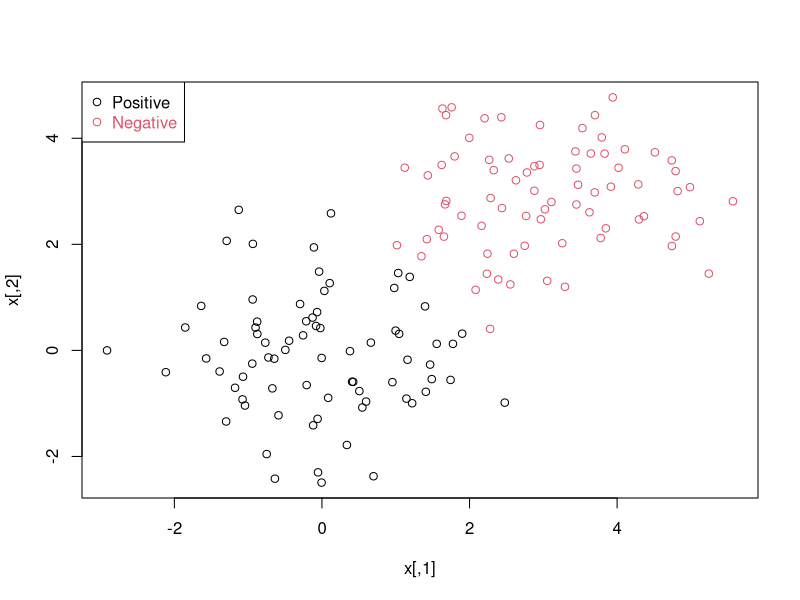
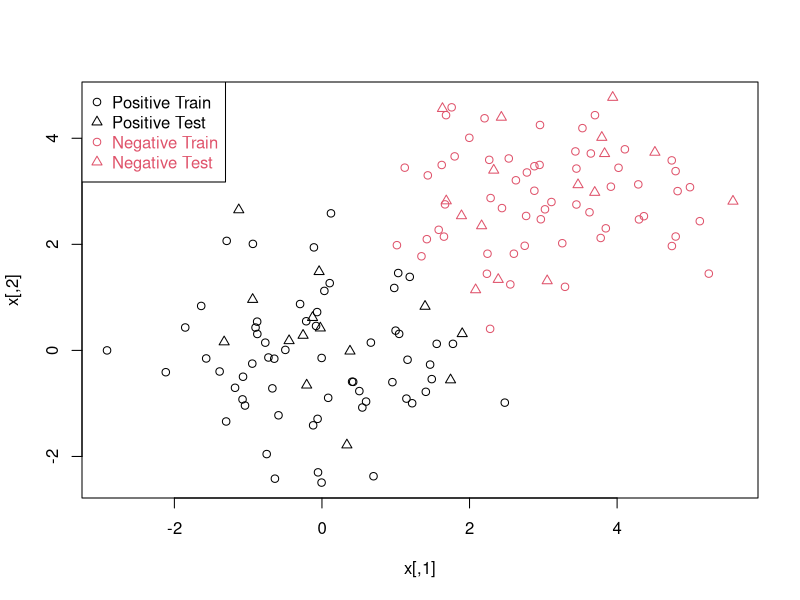

R code for these plots, in order:
###
# SVM Example - 03.20.15
# Talayhan
#
n <- 150 # number of data points
p <- 2
# dimension
sigma <- 1 # variance of the distribution
meanpos <- 0 # centre of the distribution of positive examples
meanneg <- 3 # centre of the distribution of negative examples
npos <- round(n/2) # number of positive examples
nneg <- n-npos # number of negative examples
# Generate the positive and negative examples
xpos <- matrix(rnorm(npos*p,mean=meanpos,sd=sigma),npos,p)
xneg <- matrix(rnorm(nneg*p,mean=meanneg,sd=sigma),npos,p)
x <- rbind(xpos,xneg)
# Generate the labels
y <- matrix(c(rep(1,npos),rep(-1,nneg)))
# Visualize the data
plot(x,col=ifelse(y>0,1,2))
legend("topleft",c("Positive","Negative"),col=seq(2),pch=1,text.col=seq(2))
#Now we split the data into a training set (80%) and a test set (20%):
## Prepare a training and a test set ##
ntrain <- round(n*0.8) # number of training examples
tindex <- sample(n,ntrain) # indices of training samples
xtrain <- x[tindex,]
xtest <- x[-tindex,]
ytrain <- y[tindex]
ytest <- y[-tindex]

istrain = rep(0,n)
istrain[tindex]=1
# Visualize
plot(x,col=ifelse(y>0,1,2),pch=ifelse(istrain==1,1,2))
legend("topleft",c("Positive Train", "Positive Test","Negative Train","Negative Test"),
col=c(1,1,2,2),pch=c(1,2,1,2),text.col=c(1,1,2,2))
